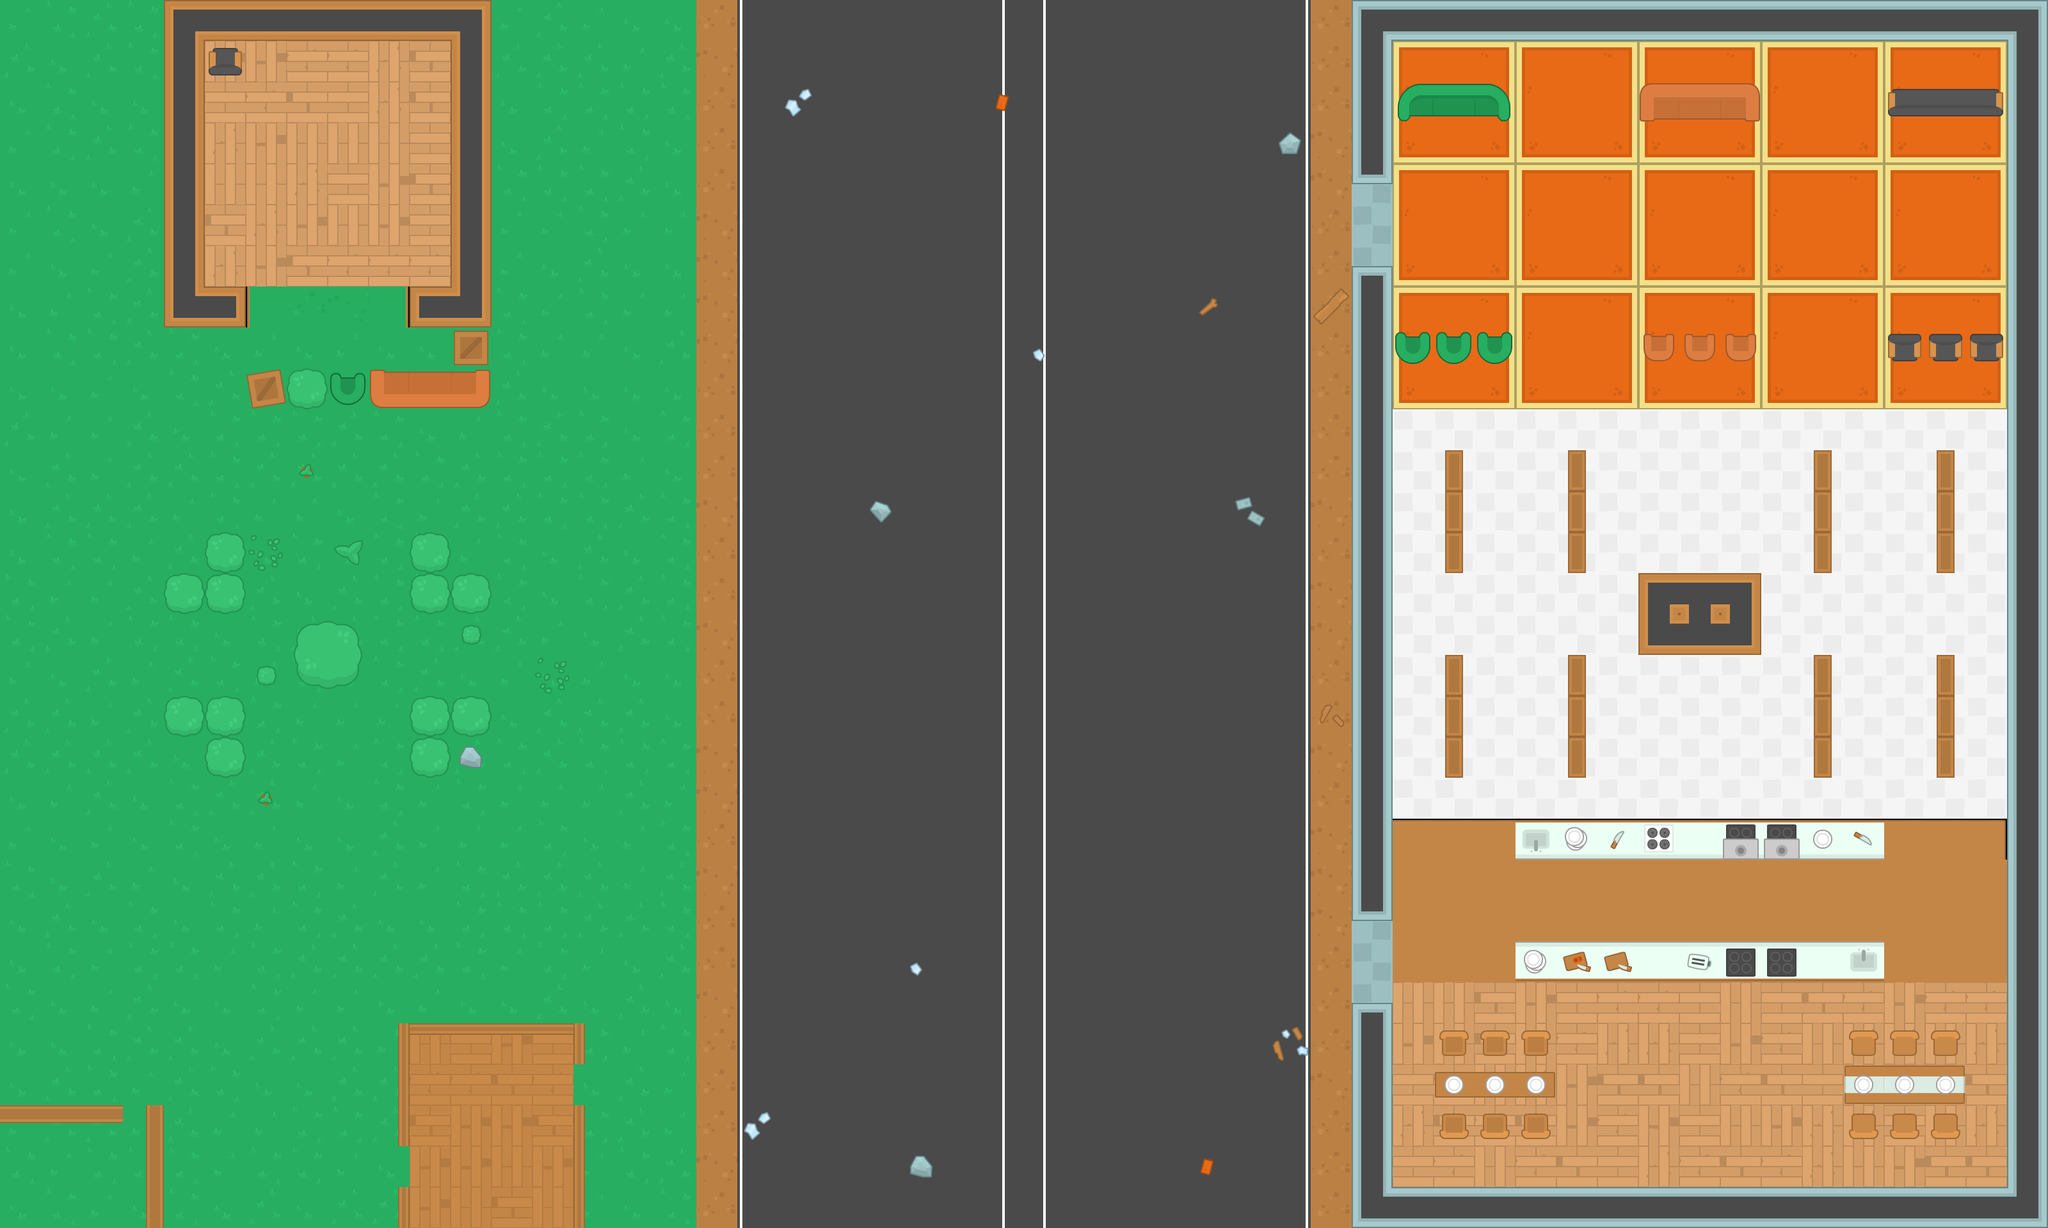

Below is a game level as drawn by its tile map, then a one-line description and the .tmx that defines it (tile-layer data replaced by summaries):
An orthogonal 50x30 tile map with 64x64 px tiles, 3 tile layers (ground, walls, objects) and 130 objects (60x wall, 34x zombie, 9x uzi_ammo, 7x runner, 6x shotgun_ammo, ...).

<map version="1.4" tiledversion="1.4.3" orientation="orthogonal" renderorder="right-down" width="50" height="30" tilewidth="64" tileheight="64" infinite="0" nextlayerid="6" nextobjectid="204">
 <tileset firstgid="1" source="Kenney Topdown Shooter Pack.tsx" />
 <layer id="1" name="ground" width="50" height="30">
  <data>[1500 cells, 1412 non-empty, 40 distinct tile ids]</data>
 </layer>
 <layer id="3" name="walls" width="50" height="30">
  <data>[1500 cells, 208 non-empty, 43 distinct tile ids]</data>
 </layer>
 <layer id="5" name="objects" width="50" height="30">
  <data>[1500 cells, 69 non-empty, 39 distinct tile ids]</data>
 </layer>
 <objectgroup id="4" name="Obstacles">
  <object id="7" name="wall" x="640" y="448" width="64" height="64" />
  <object id="9" name="wall" x="320" y="448" width="64" height="64" />
  <object id="10" name="wall" x="256" y="0" width="64" height="512" />
  <object id="13" name="wall" x="704" y="0" width="64" height="512" />
  <object id="14" name="wall" x="320" y="0" width="384" height="64" />
  <object id="16" name="player" x="480" y="224" width="32" height="32" />
  <object id="33" name="zombie" x="1024" y="1664" width="64" height="64" />
  <object id="34" name="zombie" x="1344" y="1088" width="64" height="64" />
  <object id="35" name="wall" x="0" y="-16" width="2112" height="16" />
  <object id="36" name="wall" x="0" y="1920" width="2112" height="16" />
  <object id="37" name="wall" x="-16" y="0" width="16" height="1920" />
  <object id="39" name="zombie" x="1232" y="416" width="64" height="64" />
  <object id="40" name="zombie" x="1232" y="128" width="64" height="64" />
  <object id="42" name="wall" x="576" y="576" width="64" height="64" />
  <object id="43" name="wall" x="640" y="576" width="64" height="64" />
  <object id="44" name="wall" x="704" y="512" width="64" height="48" />
  <object id="45" name="health" x="624" y="176" width="32" height="32" />
  <object id="48" name="wall" x="704" y="576" width="64" height="64" />
  <object id="49" name="wall" x="448" y="576" width="64" height="64">
   <ellipse />
  </object>
  <object id="50" name="wall" x="512" y="576" width="64" height="64">
   <ellipse />
  </object>
  <object id="54" name="wall" x="384" y="576" width="64" height="64" />
  <object id="57" name="KILL ALL ZOMBIES!!!" type="text" x="512" y="80" width="160.186" height="30.6063" rotation="0.711712">
   <text wrap="1">KILL ALL ZOMBIES!!!</text>
  </object>
  <object id="58" name="shotgun" x="384" y="352" width="32" height="32" />
  <object id="59" name="uzi" x="592" y="352" width="32" height="32" />
  <object id="66" name="bonus" type="x" x="160" y="1872" width="32" height="32" />
  <object id="67" name="wall" x="224" y="1728" width="32" height="192" />
  <object id="68" name="wall" x="0" y="1728" width="192" height="32" />
  <object id="79" name="Need to pause? Press P" type="text" x="624" y="672" width="160.186" height="47.0026" rotation="0.711712">
   <text wrap="1">Need to pause? Press P</text>
  </object>
  <object id="80" name="zombie" x="256" y="1472" width="64" height="64" />
  <object id="81" name="zombie" x="448" y="1600" width="64" height="64" />
  <object id="82" name="zombie" x="768" y="1472" width="64" height="64" />
  <object id="84" name="pistol_ammo" x="80" y="192" width="32" height="32" />
  <object id="85" name="landmine" x="496" y="1136" width="32" height="32" />
  <object id="88" name="wall" x="320" y="896" width="64" height="64">
   <ellipse />
  </object>
  <object id="90" name="wall" x="256" y="896" width="64" height="64">
   <ellipse />
  </object>
  <object id="91" name="wall" x="320" y="832" width="64" height="64">
   <ellipse />
  </object>
  <object id="92" name="wall" x="640" y="832" width="64" height="64">
   <ellipse />
  </object>
  <object id="93" name="wall" x="704" y="896" width="64" height="64">
   <ellipse />
  </object>
  <object id="94" name="wall" x="640" y="896" width="64" height="64">
   <ellipse />
  </object>
  <object id="96" name="wall" x="640" y="1088" width="64" height="64">
   <ellipse />
  </object>
  <object id="97" name="wall" x="704" y="1088" width="64" height="64">
   <ellipse />
  </object>
  <object id="98" name="wall" x="640" y="1152" width="64" height="64">
   <ellipse />
  </object>
  <object id="99" name="wall" x="320" y="1088" width="64" height="64">
   <ellipse />
  </object>
  <object id="100" name="wall" x="320" y="1152" width="64" height="64">
   <ellipse />
  </object>
  <object id="101" name="wall" x="256" y="1088" width="64" height="64">
   <ellipse />
  </object>
  <object id="102" name="wall" x="464" y="976" width="96" height="96" />
  <object id="103" name="shotgun_ammo" x="720" y="1680" width="32" height="32" />
  <object id="104" name="shotgun_ammo" x="784" y="1728" width="32" height="32" />
  <object id="105" name="pistol_ammo" x="48" y="96" width="32" height="32" />
  <object id="106" name="shotgun_ammo" x="688" y="1856" width="32" height="32" />
  <object id="112" name="zombie" x="1728" y="128" width="64" height="64" />
  <object id="113" name="zombie" x="1856" y="640" width="64" height="64" />
  <object id="114" name="zombie" x="1856" y="1344" width="64" height="64" />
  <object id="115" name="zombie" x="2240" y="1408" width="64" height="64" />
  <object id="116" name="zombie" x="2528" y="1664" width="64" height="64" />
  <object id="117" name="zombie" x="2720" y="1664" width="64" height="64" />
  <object id="118" name="zombie" x="3008" y="1344" width="64" height="64" />
  <object id="119" name="zombie" x="2880" y="704" width="64" height="64" />
  <object id="120" name="zombie" x="2368" y="1088" width="64" height="64" />
  <object id="121" name="zombie" x="2720" y="1072" width="64" height="64" />
  <object id="122" name="zombie" x="2544" y="784" width="64" height="64" />
  <object id="123" name="zombie" x="2432" y="192" width="64" height="64" />
  <object id="124" name="zombie" x="2816" y="256" width="64" height="64" />
  <object id="125" name="zombie" x="2816" y="384" width="64" height="64" />
  <object id="126" name="zombie" x="2432" y="384" width="64" height="64" />
  <object id="127" name="zombie" x="304" y="1600" width="64" height="64" />
  <object id="131" name="uzi_ammo" x="1984" y="80" width="32" height="32" />
  <object id="132" name="uzi_ammo" x="1776" y="736" width="32" height="32" />
  <object id="133" name="uzi_ammo" x="1760" y="1136" width="32" height="32" />
  <object id="134" name="uzi_ammo" x="1664" y="1280" width="32" height="32" />
  <object id="135" name="uzi_ammo" x="1712" y="1808" width="32" height="32" />
  <object id="136" name="landmine" x="3088" y="1808" width="32" height="32" />
  <object id="137" name="landmine" x="3088" y="80" width="32" height="32" />
  <object id="138" name="shotgun_ammo" x="2864" y="1392" width="32" height="32" />
  <object id="139" name="shotgun_ammo" x="2336" y="752" width="32" height="32" />
  <object id="140" name="shotgun_ammo" x="2192" y="1008" width="32" height="32" />
  <object id="141" name="uzi_ammo" x="3088" y="592" width="32" height="32" />
  <object id="142" name="uzi_ammo" x="2976" y="1504" width="32" height="32" />
  <object id="143" name="wall" x="2112" y="416" width="64" height="1024" />
  <object id="144" name="wall" x="2112" y="1568" width="64" height="352" />
  <object id="145" name="wall" x="2112" y="0" width="64" height="288" />
  <object id="146" name="wall" x="2256" y="704" width="32" height="192" />
  <object id="150" name="wall" x="3024" y="704" width="32" height="192" />
  <object id="151" name="wall" x="3136" y="0" width="64" height="1920" />
  <object id="152" name="wall" x="2176" y="1856" width="960" height="64" />
  <object id="153" name="wall" x="2176" y="0" width="960" height="64" />
  <object id="154" name="wall" x="2560" y="128" width="192" height="64" />
  </objectgroup>
</map>
<!-- 43 of 130 objects omitted -->
